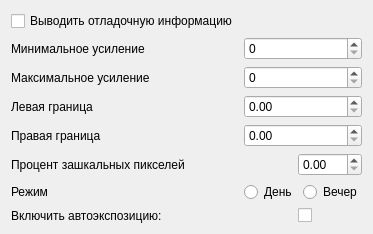
     <widget class="QWidget" name="tab_5">
      <attribute name="title">
       <string>Автоэкспозиция</string>
      </attribute>
      <layout class="QGridLayout" name="gridLayout_11">
       <item row="5" column="0" colspan="2">
        <widget class="QLabel" name="label_14">
         <property name="text">
          <string>Процент зашкальных пикселей</string>
         </property>
        </widget>
       </item>
       <item row="7" column="0">
        <widget class="QLabel" name="label_22">
         <property name="text">
          <string>Включить автоэкспозицию:</string>
         </property>
        </widget>
       </item>
       <item row="3" column="1" colspan="2">
        <widget class="QDoubleSpinBox" name="autoLeftBorderDoubleSpinBox"/>
       </item>
       <item row="6" column="1" colspan="2">
        <layout class="QHBoxLayout" name="horizontalLayout_2">
         <item>
          <widget class="QRadioButton" name="dayRadioButton">
           <property name="text">
            <string>День</string>
           </property>
          </widget>
         </item>
         <item>
          <widget class="QRadioButton" name="eveningRadioButton">
           <property name="text">
            <string>Вечер</string>
           </property>
          </widget>
         </item>
        </layout>
       </item>
       <item row="2" column="1" colspan="2">
        <widget class="QSpinBox" name="autoMaxGainSpinBox">
         <property name="maximum">
          <number>100</number>
         </property>
        </widget>
       </item>
       <item row="4" column="1" colspan="2">
        <widget class="QDoubleSpinBox" name="autoRightBorderDoubleSpinBox"/>
       </item>
       <item row="4" column="0">
        <widget class="QLabel" name="label_32">
         <property name="text">
          <string>Правая граница</string>
         </property>
        </widget>
       </item>
       <item row="1" column="0">
        <widget class="QLabel" name="label_12">
         <property name="text">
          <string>Минимальное усиление</string>
         </property>
        </widget>
       </item>
       <item row="1" column="1" colspan="2">
        <widget class="QSpinBox" name="autoMinGainSpinBox">
         <property name="maximum">
          <number>100</number>
         </property>
        </widget>
       </item>
       <item row="7" column="2">
        <widget class="QCheckBox" name="enableAutoExposureCheckBox">
         <property name="text">
          <string/>
         </property>
        </widget>
       </item>
       <item row="5" column="2">
        <widget class="QDoubleSpinBox" name="autoPercentDoubleSpinBox">
         <property name="maximum">
          <double>100.000000000000000</double>
         </property>
        </widget>
       </item>
       <item row="3" column="0">
        <widget class="QLabel" name="label_31">
         <property name="text">
          <string>Левая граница</string>
         </property>
        </widget>
       </item>
       <item row="2" column="0">
        <widget class="QLabel" name="label_13">
         <property name="text">
          <string>Максимальное усиление</string>
         </property>
        </widget>
       </item>
       <item row="6" column="0">
        <widget class="QLabel" name="label_24">
         <property name="text">
          <string>Режим</string>
         </property>
        </widget>
       </item>
       <item row="0" column="0">
        <widget class="QCheckBox" name="exposureMessageCheckBox">
         <property name="text">
          <string>Выводить отладочную информацию</string>
         </property>
        </widget>
       </item>
      </layout>
     </widget>
